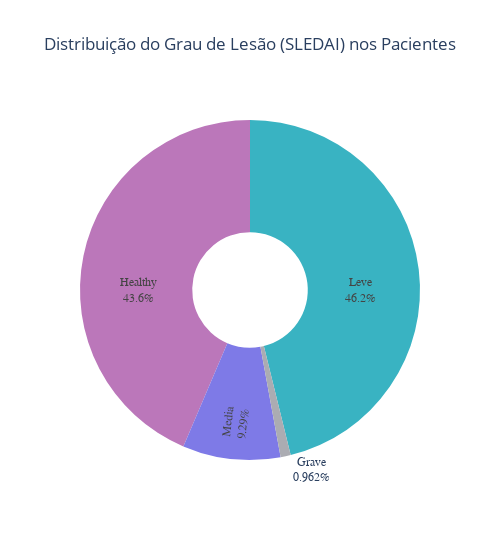
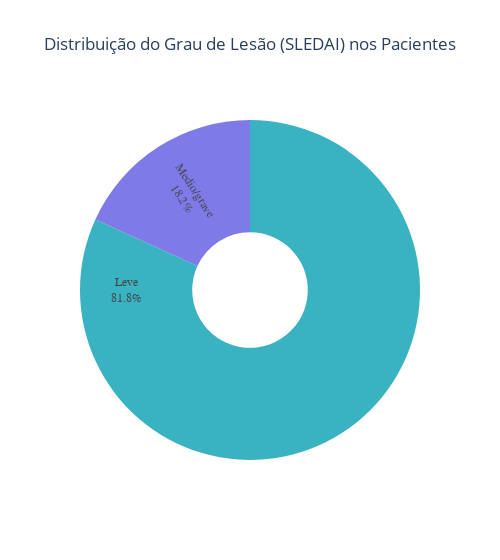

The notebook cell saved with these charts, in order:
### Code cell
def plot_pie_distribution(patient_data, col='class'):
    if col == 'class':
        colors = ["#ABACB2", "#bb77ba", "#39b3c2", "#7e7ae7"]
    elif col == 'class_group':
        colors = ["#39b3c2", "#7e7ae7"]
    else:
        colors = ["#7e7ae7", "#39b3c2"]
        
    fig = go.Figure(data=[go.Pie(
        labels=[label.capitalize() for label in np.sort(patient_data[col].unique())],
        values=patient_data[col].value_counts(normalize=True).sort_index().values,
        hole=0.34,
        marker_colors=colors,
        textinfo='percent+label',
        insidetextorientation='radial',
        textfont=dict(family='Arial Black')
    )])
    
    fig.update_layout(
        title=dict(x=0.5, text='Distribuição do Grau de Lesão (SLEDAI) nos Pacientes'),
        template='plotly_white',
        showlegend=False,
        width=500
    )
    
    fig.show()

fig = plot_pie_distribution(patient_data, col='class')
fig = plot_pie_distribution(patient_data.query("class_group != 'healthy'"), col='class_group')

### Figure 1 — Plotly figure (JSON) as saved in the notebook; plotly's stock layout.template omitted (floating-point values rounded to 4 significant figures)
{"data": [{"hole": 0.34, "insidetextorientation": "radial", "labels": ["Grave", "Healthy", "Leve", "Media"], "marker": {"colors": ["#ABACB2", "#bb77ba", "#39b3c2", "#7e7ae7"]}, "textfont": {"family": "Arial Black"}, "textinfo": "percent+label", "type": "pie", "values": [0.009615, 0.4359, 0.4615, 0.09295]}], "layout": {"showlegend": false, "title": {"text": "Distribuição do Grau de Lesão (SLEDAI) nos Pacientes", "x": 0.5}, "width": 500}}

### Figure 2 — Plotly figure (JSON) as saved in the notebook; plotly's stock layout.template omitted (floating-point values rounded to 4 significant figures)
{"data": [{"hole": 0.34, "insidetextorientation": "radial", "labels": ["Leve", "Medio/grave"], "marker": {"colors": ["#39b3c2", "#7e7ae7"]}, "textfont": {"family": "Arial Black"}, "textinfo": "percent+label", "type": "pie", "values": [0.8182, 0.1818]}], "layout": {"showlegend": false, "title": {"text": "Distribuição do Grau de Lesão (SLEDAI) nos Pacientes", "x": 0.5}, "width": 500}}
